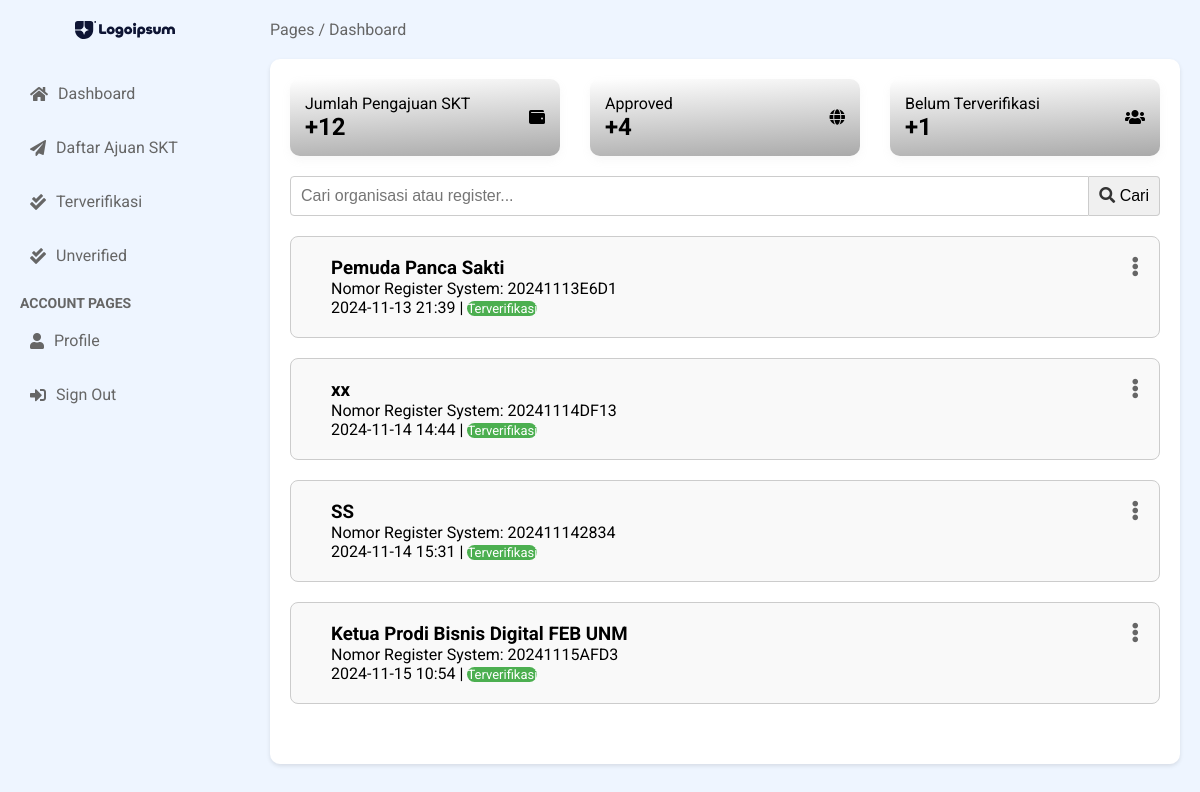
Screenshot of /dashboard/terverifikasi/ (signed in) with the database file from the repository.
### modelform/models.py (models this page shows, shortened)
class Register(models.Model):
    id = models.UUIDField(primary_key=True, default=uuid.uuid4, editable=False)
    author = models.ForeignKey(User, on_delete=models.CASCADE, null=True, blank=True)
    nama_organisasi = models.CharField(max_length=255)
    register = models.CharField(max_length=10, unique=True, editable=False)
    created_at = models.DateTimeField(auto_now_add=True)
    logo = models.ImageField(upload_to=logo, blank=False, null=True, validators=[validate_file_size])
    is_completed = models.BooleanField(default=False)
    is_verified = models.BooleanField(default=False)  # Field untuk status verifikasi
    verified_at = models.DateTimeField(null=True, blank=True)  # Tanggal dan waktu verifikasi

### modelform/views.py (the view)
# urls.py: path('dashboard/terverifikasi/', views.dashboard_terverifikasi, name='dashboard_terverifikasi'),
def dashboard_terverifikasi (request):
    results = Register.objects.filter(is_verified=True)
    total_pengajuan = Register.objects.all().count()
    total_verified = results.count()
    unverified_completed_count = Register.objects.filter(is_completed=True, is_verified=False).count()
    query = request.GET.get('q', '')
    try:
        register_id = request.GET.get('register_id')
        if register_id:
            register_id = UUID(register_id)  # Verifikasi jika register_id adalah UUID yang valid
        registers = Register.objects.all()  # Ambil data yang sesuai
    except ValueError:
        return redirect('error_page')
    if query:
        results = results.filter(
            Q(nama_organisasi__icontains=query) | Q(register__icontains=query)
        )
    context = {
        'results': results,
        'total_verified': total_verified,
        'unverified_completed_count': unverified_completed_count,
        'query': query,
        'registers': registers,
        'total_pengajuan': total_pengajuan
    }
    return render(request, 'dashboard/dashboard_terverifikasi.html', context)

### accounts/context_processors.py (called while the page is built)
def versioned_static(request):
    version = 'v1.x'  # Increment this version number
    return {
        'STATIC_VERSION': version,
    }

### templates/dashboard/dashboard_terverifikasi.html (shortened to what this page needs)
{% extends 'dashboard/base.html' %}
{% load static %}
{% block content %}
<main class="main-content">
<header class="main-header">
    <div class="breadcrumb">
        <span>Pages / Dashboard</span>
    </div>
</header>
<section class="main-section">
    <div class="info-container">
        <div class="info-card">
            <div class="info-content">
                <p class="info-title">Jumlah Pengajuan SKT</p>
                <h2><span class="info-change positive">+{{ total_pengajuan }}</span></h2>
            </div>
            <div class="info-icon">
                <i class="fas fa-wallet"></i>
            </div>
        </div>
        <div class="info-card">
            <div class="info-content">
                <p class="info-title">Approved</p>
                <h2>+{{ total_verified }}</h2>
            </div>
            <div class="info-icon">
                <i class="fas fa-globe"></i>
            </div>
        </div>
        <div class="info-card">
            <div class="info-content">
                <p class="info-title">Belum Terverifikasi</p>
                <h2>+{{ unverified_completed_count }}</h2>
            </div>
            <div class="info-icon">
                <i class="fas fa-users"></i>
            </div>
        </div>
    </div>
    <form method="GET" action="{% url 'dashboard_terverifikasi' %}" class="search-form">
      <input
          type="text"
          name="q"
          placeholder="Cari organisasi atau register..."
          value="{{ query }}"
          aria-label="Search"
      >
      <button type="submit" aria-label="Cari">
          <i class="fas fa-search"></i> Cari
      </button>
    </form>
    {% if results %}
    <div class="categories-list-undangan">
      {% for register in results %}
      <div class="category-list-undangan">
        <div class="category-text">
          <h3>{{ register.nama_organisasi }}</h3>
          <p>Nomor Register System: {{ register.register }}</p>
          <p> {{ register.created_at|date:"Y-m-d H:i" }} |
            {% if register.is_verified %}
            <span class="status-approved">Terverifikasi</span>
            {% else %}
            <span class="status-pending">Belum Terverifikasi</span>
            {% endif %}
          </p>
        </div>
        <div class="menu-list-undangan">
          <i class="fas fa-ellipsis-v menu-icon" onclick="toggleModal('modal{{ register.id }}')"></i>
        </div>
      </div>
    {% endfor %}
    {% else %}
    <div class="message error"> Pengajuan Belum Terverifikasi</div>
    </div>
    {% endif %}
</div>
</section>
</main>
</div>
{% endblock %}

### static/dashboard/styles.css (style rules this page uses)
* { margin: 0; padding: 0; box-sizing: border-box; }
body { font-family: 'Roboto', sans-serif; background-color: #f0f2f5; }
.search-form { display: flex; width: 100%; margin-bottom: 20px; }
.search-form input[type="text"] { flex: 1; padding: 10px; border: 1px solid #ccc; border-radius: 4px 0 0 4px; outline: none; font-size: 16px; width: 100%; box-sizing: border-box; }
.search-form button { padding: 10px; border: 1px solid #ccc; border-left: none; border-radius: 0 4px 4px 0; background-color: #f0f0f0; cursor: pointer; font-size: 16px; box-sizing: border-box; }
.search-form button i { color: #333; }
.main-content { flex: 1; padding: 20px; background-color: #EEF5FF; }
.main-header { display: flex; justify-content: space-between; align-items: center; margin-bottom: 20px; }
.breadcrumb { color: #666; }
.main-section { padding: 20px; background-color: #ffffff; border-radius: 10px; box-shadow: 0 2px 4px rgba(0, 0, 0, 0.1); }
.info-container { display: flex; flex-wrap: wrap; gap: 30px; justify-content: center; margin-bottom: 20px; }
.info-card { background-color: #d80000; background-image: linear-gradient(177deg, #ffffff 0%, #a9a9a9 100%); border-radius: 10px; box-shadow: 0 4px 8px rgb(173 173 173 / 10%); display: flex; justify-content: space-between; align-items: center; padding: 15px; flex: 1; min-width: 250px; max-height: 300px; transition: transform 0.3s; }
.categories-list-undangan { display: flex; flex-wrap: wrap; justify-content: left; gap: 20px; margin-bottom: 40px; }
.category-list-undangan { display: flex; align-items: center; flex: 1 1 100%; padding: 20px; border: 1px solid #ccc; border-radius: 8px; background-color: #f9f9f9; position: relative; }
.category-text { flex-grow: 1; }
.status-approved { color: #ffffff; background: #4CAF50; border-radius: 100px; font-size: 13px; }
.menu-list-undangan { position: absolute; right: 20px; top: 20px; cursor: pointer; }
.menu-icon { font-size: 20px; color: #666; }

### rows the page displays
Register: nama_organisasi "Pemuda Panca Sakti", register "20241113E6D1", created_at "2024-11-13 21:39", is_verified "Terverifikasi"
Register: nama_organisasi "xx", register "20241114DF13", created_at "2024-11-14 14:44", is_verified "Terverifikasi"
Register: nama_organisasi "SS", register "202411142834", created_at "2024-11-14 15:31", is_verified "Terverifikasi"
Register: nama_organisasi "Ketua Prodi Bisnis Digital FEB UNM", register "20241115AFD3", created_at "2024-11-15 10:54", is_verified "Terverifikasi"

### other values shown
{{ total_pengajuan }} "12"
{{ total_verified }} "4"
{{ unverified_completed_count }} "1"
